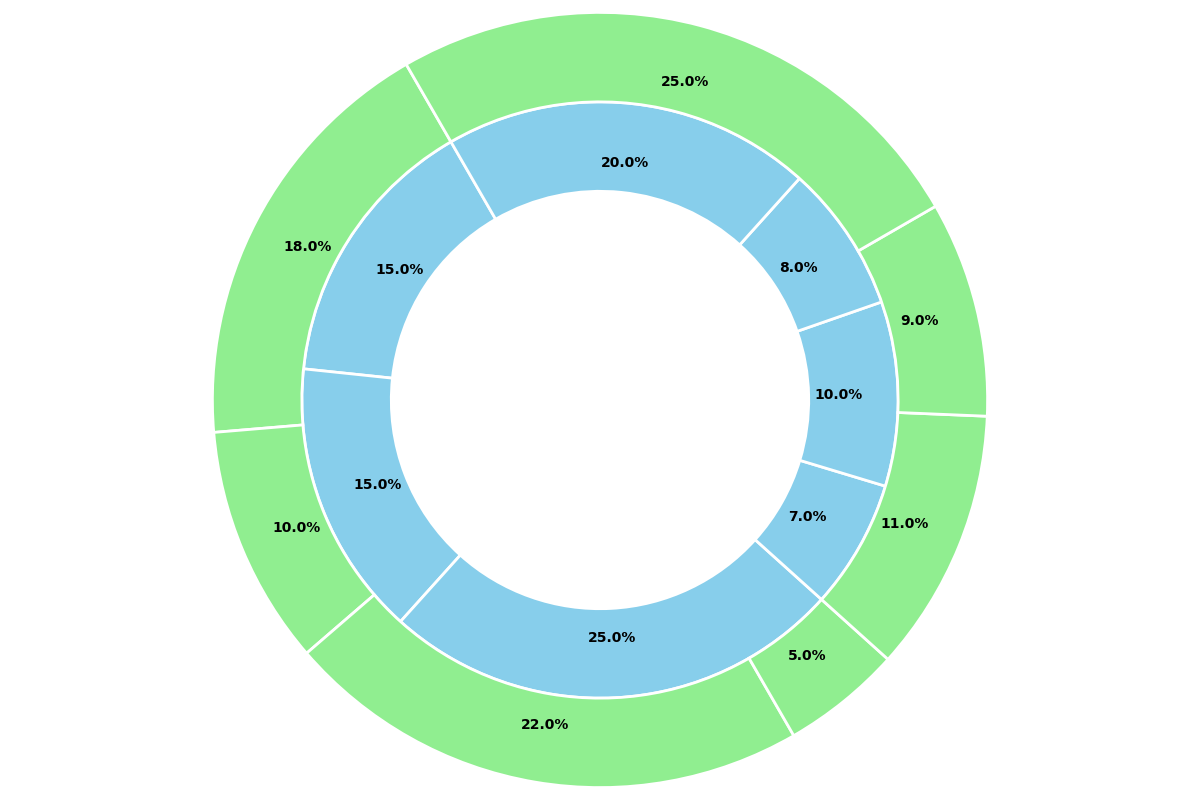

This chart was generated by the following Python code:
import matplotlib.pyplot as plt
import numpy as np

# Original data series
popularity1 = [15, 15, 25, 7, 10, 8, 20]
# Additional made-up data series
popularity2 = [18, 10, 22, 5, 11, 9, 25]

# Colors for each data series
color1 = 'skyblue'
color2 = 'lightgreen'

# Create a figure and a set of subplots
fig, ax = plt.subplots(figsize=(12, 8))

# Plot the first data series (inner ring)
wedges1, texts1, autotexts1 = ax.pie(
    popularity1, 
    colors=[color1] * len(popularity1),  
    autopct=lambda p: f'{p:.1f}%', 
    startangle=120,
    pctdistance=0.8, 
    radius=1.0,
    wedgeprops=dict(width=0.3, edgecolor='white', linewidth=2),
    textprops={'fontsize': 10, 'weight': 'bold'}
)

# Plot the second data series (outer ring)
wedges2, texts2, autotexts2 = ax.pie(
    popularity2, 
    colors=[color2] * len(popularity2),  
    autopct=lambda p: f'{p:.1f}%', 
    startangle=120,
    pctdistance=0.85, 
    radius=1.3,
    wedgeprops=dict(width=0.3, edgecolor='white', linewidth=2),
    textprops={'fontsize': 10, 'weight': 'bold'}
)

# Draw a center circle to transform pie to doughnut
centre_circle = plt.Circle((0, 0), 0.70, fc='white')
fig.gca().add_artist(centre_circle)

plt.tight_layout()
plt.show()
